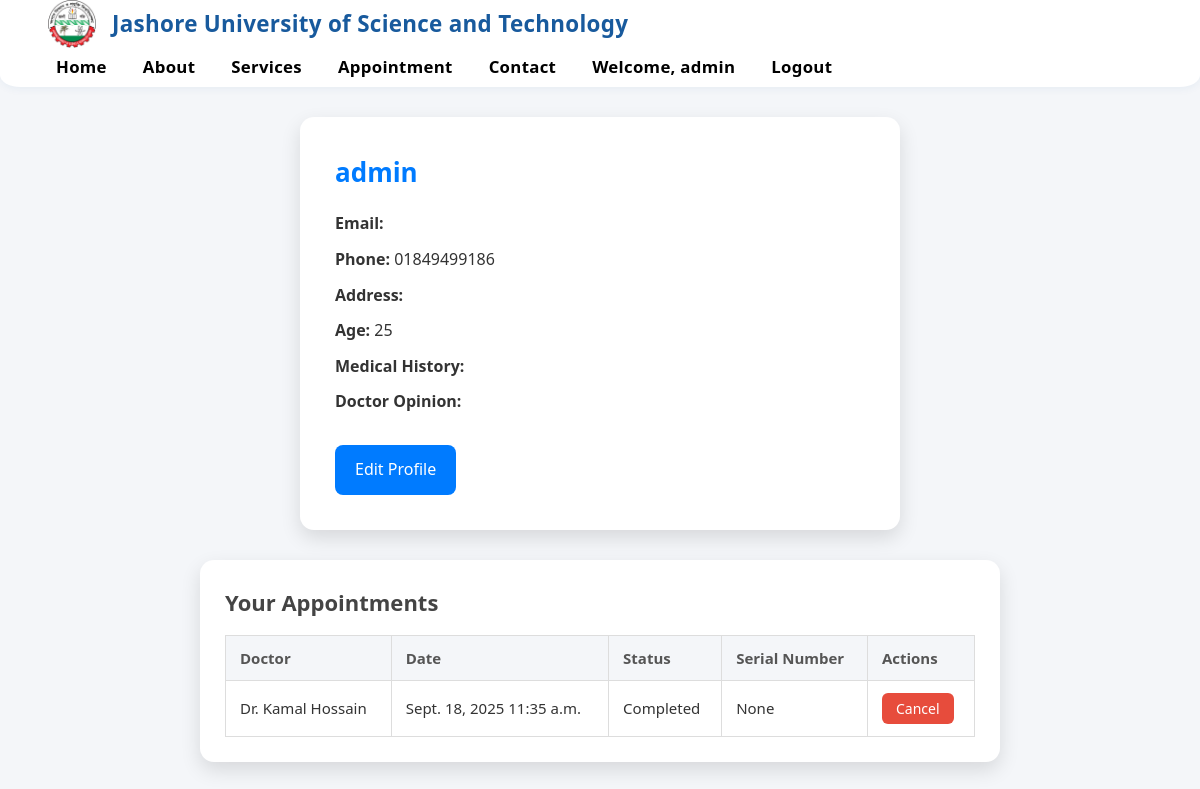
The page /patients/7/ (signed in) on the database as committed earlier.
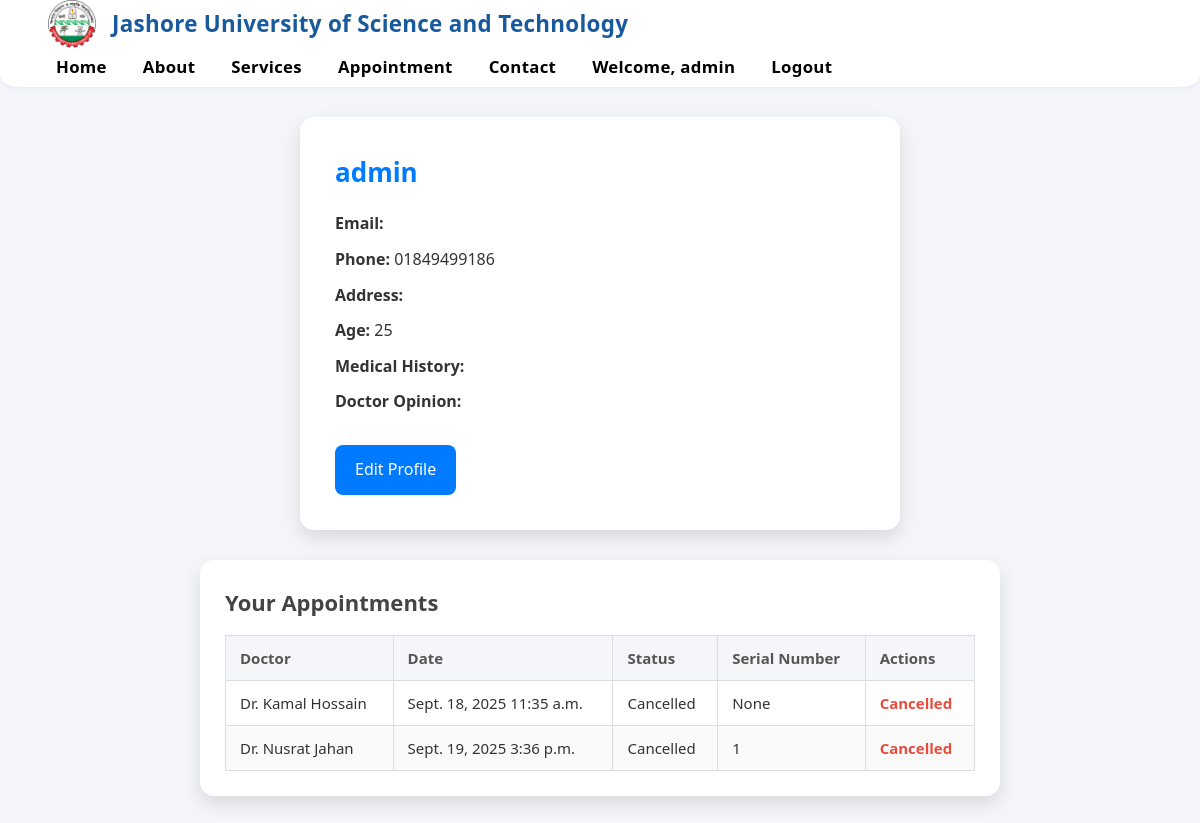
The same page on the database as committed later.
### main_app/models.py (models this page shows, shortened)
class Appointment(models.Model):
    STATUS_CHOICES = [
        ("Pending", "Pending"),
        ("Confirmed", "Confirmed"),
        ("Cancelled", "Cancelled"),
        ("Completed", "Completed"),
    ]
    patient = models.ForeignKey(User, on_delete=models.CASCADE)
    doctor = models.ForeignKey(Doctor, on_delete=models.CASCADE)
    scheduled_date = models.DateField()
    scheduled_time = models.TimeField()
    status = models.CharField(max_length=20, choices=STATUS_CHOICES, default="Pending")
    created_at = models.DateTimeField(auto_now_add=True)
    serial_number = models.PositiveIntegerField(null=True, blank=True)

class Doctor(models.Model):
    full_name = models.CharField(max_length=100)
    specialization = models.CharField(max_length=100)
    phone = models.CharField(max_length=15)
    email = models.EmailField(unique=True)
    availability = models.JSONField(default=dict, blank=True, null=True)

### main_app/views.py (the view)
# urls.py: path("patients/<int:pk>/", views.profile, name="patient_profile"),
@login_required
def profile(request, pk):
    user = get_object_or_404(User, pk=pk)
    appointments = Appointment.objects.filter(patient_id=pk).order_by(
        "scheduled_date", "scheduled_time"
    )
    return render(request, "profile.html", {
        "profile": user,        # now "profile" is actually the User
        "appointments": appointments,
    })

### main_app/templates/profile.html (shortened to what this page needs)
{% load static %}
<link rel="stylesheet" href="{% static 'css/profile.css' %}" />
{% include "header.html" %} {% block content %}
<div class="profile-wrapper">
  <div class="profile-card">
    <h2>{{ request.user.username }}</h2>
    <p><b>Email:</b> {{ request.user.email }}</p>
    <p><b>Phone:</b> {{ profile.phone }}</p>
    <p><b>Address:</b> {{ profile.address }}</p>
    <p><b>Age:</b> {{ profile.age }}</p>
    <p><b>Medical History:</b> {{ profile.medical_history }}</p>
    <p><b>Doctor Opinion:</b> {{ profile.doctor_opinion }}</p>
    <a href="{% url 'edit_profile' %}">Edit Profile</a>
  </div>
  <div class="appointments-card">
    <h2>Your Appointments</h2>
    {% if appointments %}
    <table class="appointments-table">
      <thead>
        <tr>
          <th>Doctor</th>
          <th>Date</th>
          <th>Status</th>
          <th>Serial Number</th>
          <th>Actions</th>
        </tr>
      </thead>
      <tbody>
        {% for appointment in appointments %}
        <tr>
          <td>{{ appointment.doctor.full_name }}</td>
          <td>{{ appointment.scheduled_date }} {{ appointment.scheduled_time }}</td>
          <td>{{ appointment.status }}</td>
          <td>{{ appointment.serial_number }}</td>
          <td>
            {% if appointment.status != "Cancelled" %}
            <form
              method="post"
              action="{% url 'cancel_appointment' appointment.id %}"
            >
              <button type="submit" class="btn-cancel">Cancel</button>
            </form>
            {% else %}
            <span class="cancelled">Cancelled</span>
            {% endif %}
          </td>
        </tr>
        {% endfor %}
      </tbody>
    </table>
    {% else %}
    <p class="no-data">You have no appointments yet.</p>
    {% endif %}
  </div>
</div>
{% endblock %}

Rows that differ between the two databases and show on the page:
changed Appointment "Sept. 18, 2025": status "Completed" → "Cancelled"; status "Cancel" → "Cancelled"
added Appointment: doctor.full_name "Dr. Nusrat Jahan", scheduled_date "Sept. 19, 2025", scheduled_time "3:36 p.m.", status "Cancelled", serial_number "1"
